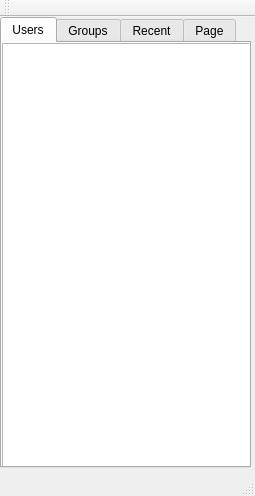
<?xml version="1.0" encoding="UTF-8"?>
<ui version="4.0">
 <class>MainWindow</class>
 <widget class="QMainWindow" name="MainWindow">
  <property name="geometry">
   <rect>
    <x>0</x>
    <y>0</y>
    <width>255</width>
    <height>496</height>
   </rect>
  </property>
  <property name="windowTitle">
   <string>Open IP Messager</string>
  </property>
  <widget class="QWidget" name="centralWidget">
   <widget class="QTabWidget" name="tabWidget">
    <property name="geometry">
     <rect>
      <x>0</x>
      <y>0</y>
      <width>251</width>
      <height>451</height>
     </rect>
    </property>
    <property name="currentIndex">
     <number>0</number>
    </property>
    <property name="movable">
     <bool>false</bool>
    </property>
    <widget class="QWidget" name="tabMainUsers">
     <attribute name="title">
      <string>Users</string>
     </attribute>
     <widget class="QTreeView" name="treeViewUser">
      <property name="geometry">
       <rect>
        <x>0</x>
        <y>0</y>
        <width>251</width>
        <height>431</height>
       </rect>
      </property>
      <property name="editTriggers">
       <set>QAbstractItemView::NoEditTriggers</set>
      </property>
     </widget>
    </widget>
    <widget class="QWidget" name="tabMainGroups">
     <attribute name="title">
      <string>Groups</string>
     </attribute>
     <widget class="QTreeView" name="treeViewGroups">
      <property name="geometry">
       <rect>
        <x>0</x>
        <y>0</y>
        <width>251</width>
        <height>431</height>
       </rect>
      </property>
     </widget>
    </widget>
    <widget class="QWidget" name="tabMainRecent">
     <attribute name="title">
      <string>Recent</string>
     </attribute>
     <widget class="QTreeView" name="treeViewRecent">
      <property name="geometry">
       <rect>
        <x>0</x>
        <y>0</y>
        <width>251</width>
        <height>431</height>
       </rect>
      </property>
     </widget>
    </widget>
    <widget class="QWidget" name="tab">
     <attribute name="title">
      <string>Page</string>
     </attribute>
    </widget>
   </widget>
   <widget class="QWidget" name="layoutWidget">
    <property name="geometry">
     <rect>
      <x>0</x>
      <y>450</y>
      <width>251</width>
      <height>24</height>
     </rect>
    </property>
    <layout class="QHBoxLayout" name="horizontalLayout">
     <item>
      <widget class="QToolButton" name="toolButtonRefresh">
       <property name="text">
        <string>Refresh</string>
       </property>
      </widget>
     </item>
     <item>
      <spacer name="horizontalSpacer">
       <property name="orientation">
        <enum>Qt::Horizontal</enum>
       </property>
       <property name="sizeHint" stdset="0">
        <size>
         <width>18</width>
         <height>20</height>
        </size>
       </property>
      </spacer>
     </item>
     <item>
      <widget class="QToolButton" name="toolButtonSetting">
       <property name="text">
        <string>Setting</string>
       </property>
      </widget>
     </item>
     <item>
      <spacer name="horizontalSpacer_2">
       <property name="orientation">
        <enum>Qt::Horizontal</enum>
       </property>
       <property name="sizeHint" stdset="0">
        <size>
         <width>13</width>
         <height>20</height>
        </size>
       </property>
      </spacer>
     </item>
     <item>
      <widget class="QToolButton" name="toolButtonAbout">
       <property name="text">
        <string>About</string>
       </property>
      </widget>
     </item>
     <item>
      <spacer name="horizontalSpacer_3">
       <property name="orientation">
        <enum>Qt::Horizontal</enum>
       </property>
       <property name="sizeHint" stdset="0">
        <size>
         <width>18</width>
         <height>20</height>
        </size>
       </property>
      </spacer>
     </item>
     <item>
      <widget class="QToolButton" name="toolButtonQuit">
       <property name="text">
        <string>Quit</string>
       </property>
      </widget>
     </item>
    </layout>
   </widget>
  </widget>
  <widget class="QToolBar" name="mainToolBar">
   <attribute name="toolBarArea">
    <enum>TopToolBarArea</enum>
   </attribute>
   <attribute name="toolBarBreak">
    <bool>false</bool>
   </attribute>
  </widget>
  <widget class="QStatusBar" name="statusBar"/>
 </widget>
 <layoutdefault spacing="6" margin="11"/>
 <resources/>
 <connections/>
</ui>
